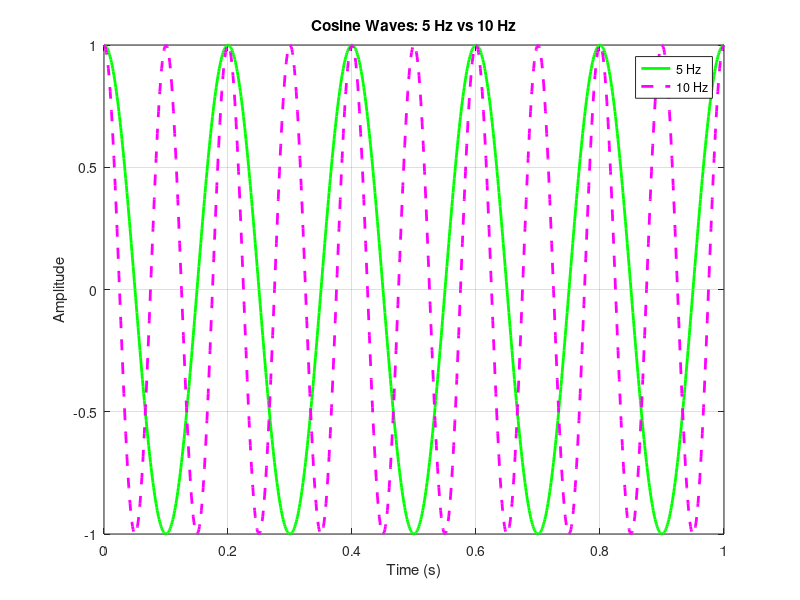

Reproduce this figure in MATLAB.
% Problem 1: Log10 Function Plot
%x = logspace(0,3,200); % from 10^0 to 10^3
%y = log10(x);
%semilogx(x, y, 'b', 'LineWidth', 2);
%title('Logarithmic X vs log10(x)');
%xlabel('X (log scale)');
%ylabel('log10(X)');
%grid on;

% Problem 2: Compare log10 and ln
% x = logspace(0,2,200);
% y1 = log10(x);
% y2 = log(x);
% semilogx(x, y1, 'r', 'LineWidth', 2); 
% hold on;
% semilogx(x, y2, 'g--', 'LineWidth', 2);
% title('Comparison: log10(x) vs ln(x)');
% xlabel('X (log scale)');
% ylabel('Log Value');
% legend('log10(x)', 'ln(x)');
% grid on;

% Problem 3: Area Plot of Sin(x)
% x = 0:0.5:2*pi;
% y = sin(x);
% area(x, y);
% title('Area Plot of Sin(x) from 0 to 2\pi');
% xlabel('X');
% ylabel('Sin(X)');
% grid on;

% Problem 4: Area Plot of Sin(x) + 0.5Cos(2x)
% x = 0:0.01:2*pi;
% y = sin(x) + 0.5*cos(2*x);
% area(x, y);
% title('Area Plot of Sin(x) + 0.5Cos(2x)');
% xlabel('X');
% ylabel('Value');
% grid on;

% Problem 5: Phase Change by ?/2
% x = 0:0.01:2*pi;
% y1 = sin(x);
% y2 = sin(x + pi/2);
% plot(x, y1, 'b', 'LineWidth', 2);
% hold on;
% plot(x, y2, 'r--', 'LineWidth', 2);
% title('Phase Change: sin(x) and sin(x + \pi/2)');
% xlabel('X');
% ylabel('Value');
% legend('sin(x)', 'sin(x + \pi/2)');
% grid on;


% Problem 6: Phase Change in Cosine Wave
% x = 0:0.01:2*pi;
% y1 = cos(x);
% y2 = cos(x + pi/4);
% plot(x, y1, 'g', 'LineWidth', 2);
% hold on;
% plot(x, y2, 'm--', 'LineWidth', 2);
% title('Phase Shift in Cosine: 0 and \pi/4');
% xlabel('X');
% ylabel('Value');
% legend('cos(x)', 'cos(x + \pi/4)');
% grid on;

% Problem 7: Frequency Comparison
% x = 0:0.001:1;
% y1 = sin(2*pi*1*x); % 1 Hz
% y2 = sin(2*pi*2*x); % 2 Hz
% plot(x, y1, 'b', 'LineWidth', 2);
% hold on;
% plot(x, y2, 'r--', 'LineWidth', 2);
% title('Frequency Change: 1 Hz vs 2 Hz');
% xlabel('Time (s)');
% ylabel('Amplitude');
% legend('1 Hz', '2 Hz');
% grid on;


% Problem 8: Cosine Frequency Change
x = 0:0.001:1;
y1 = cos(2*pi*5*x);  % 5 Hz
y2 = cos(2*pi*10*x); % 10 Hz
plot(x, y1, 'g', 'LineWidth', 2);
hold on;
plot(x, y2, 'm--', 'LineWidth', 2);
title('Cosine Waves: 5 Hz vs 10 Hz');
xlabel('Time (s)');
ylabel('Amplitude');
legend('5 Hz', '10 Hz');
grid on;

